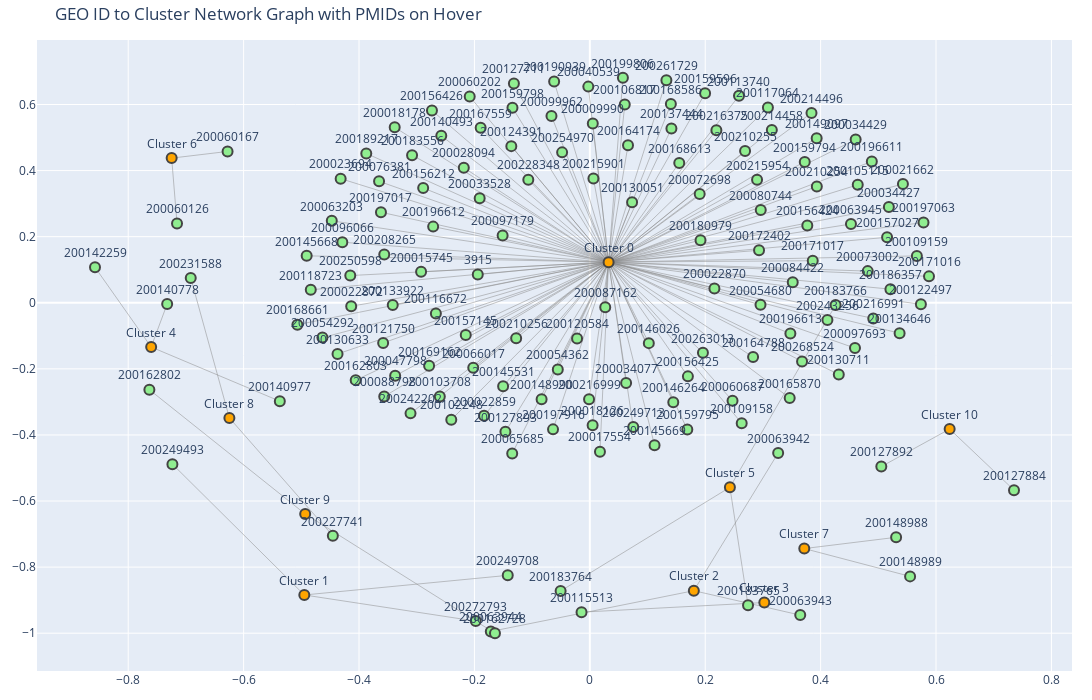

Write notebook code for a chart like this one.
### Code cell
create_cluster_graph(
    df=geo_clusters,
    node_column="GEO ID",
    mapping_df=geo_to_pmid,
    mapping_key="GEO ID",
    mapping_value="PMID",
    node_label_prefix="GEO ID",
    node_color="lightgreen",
    mapping_hover_label="PMID(s)",
    title="GEO ID to Cluster Network Graph with PMIDs on Hover"
)

### Figure 1 — Plotly figure (JSON) as saved in the notebook; plotly's stock layout.template omitted (floating-point values rounded to 4 significant figures; data arrays with more than 128 entries replaced by an {"elided": "..."} marker saying what was removed)
{"data": [{"hoverinfo": "none", "line": {"color": "#888", "width": 0.5}, "mode": "lines", "type": "scatter", "x": {"elided": "435 float values"}, "y": {"elided": "435 float values"}}, {"hoverinfo": "text", "hovertext": {"elided": "156 str values"}, "marker": {"color": {"elided": "156 str values"}, "line": {"width": 2}, "size": 10}, "mode": "markers+text", "text": {"elided": "156 str values"}, "textposition": "top center", "type": "scatter", "x": {"elided": "156 float values"}, "y": {"elided": "156 float values"}}], "layout": {"height": 700, "hovermode": "closest", "margin": {"b": 20, "l": 20, "r": 20, "t": 40}, "showlegend": false, "title": {"text": "GEO ID to Cluster Network Graph with PMIDs on Hover"}, "width": 1200}}
